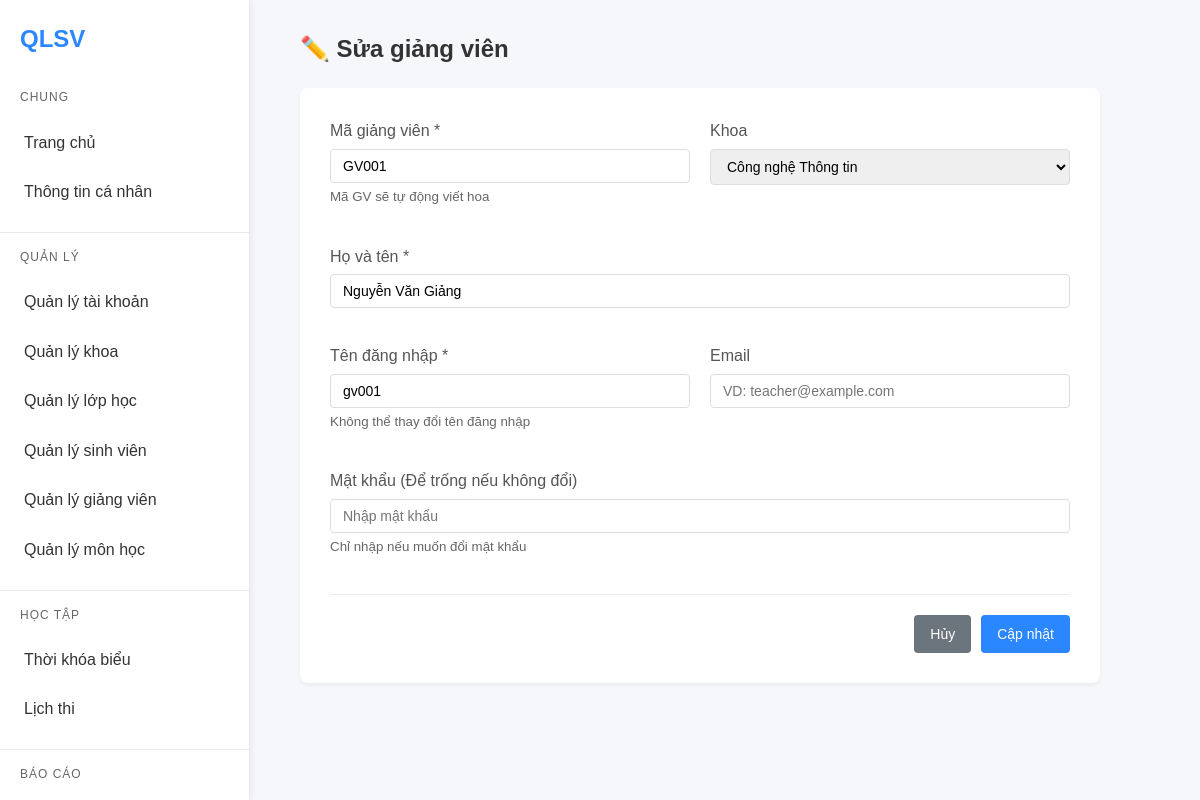
Screenshot of /teacher/form.php?id=1 (signed in) with the database file from the repository.
### tables this page shows
CREATE TABLE teachers (
    id INT AUTO_INCREMENT PRIMARY KEY,
    teacher_code VARCHAR(20) UNIQUE NOT NULL,
    user_id INT,
    full_name VARCHAR(100) NOT NULL,
    department_id INT,
    created_at TIMESTAMP DEFAULT CURRENT_TIMESTAMP,
    FOREIGN KEY (user_id) REFERENCES users(id),
    FOREIGN KEY (department_id) REFERENCES departments(id)
);

CREATE TABLE departments (
    id INT AUTO_INCREMENT PRIMARY KEY,
    department_code VARCHAR(10) UNIQUE NOT NULL,
    department_name VARCHAR(100) NOT NULL
);

CREATE TABLE users (
    id INT AUTO_INCREMENT PRIMARY KEY,
    username VARCHAR(50) UNIQUE NOT NULL,
    password VARCHAR(255) NOT NULL,
    role ENUM('admin', 'teacher', 'student') NOT NULL,
    email VARCHAR(100),
    created_at TIMESTAMP DEFAULT CURRENT_TIMESTAMP
);

### teacher/form.php (the view, shortened to what this page needs)
<?php
require_once '../connect.php';
$id = $_GET['id'] ?? null;
$departments = mysqli_query($connection, "SELECT * FROM departments ORDER BY department_name");
$teacher = [
    'teacher_code' => '',
    'full_name' => '',
    'department_id' => '',
    'username' => '',
    'email' => '',
    'password' => ''
];
if ($id) {
    $sql = "SELECT t.*, u.username, u.email
            FROM teachers t
            JOIN users u ON t.user_id = u.id
            WHERE t.id = ?";
    $stmt = mysqli_prepare($connection, $sql);
    mysqli_stmt_bind_param($stmt, "i", $id);
    mysqli_stmt_execute($stmt);
    $result = mysqli_stmt_get_result($stmt);
    if ($row = mysqli_fetch_assoc($result)) {
        $teacher = $row;
    }
}
?>
<!DOCTYPE html>
<html lang="vi">
<head>
    <link rel="stylesheet" href="../css/chung.css?v=3">
</head>
<body>
    <div class="sidebar">
        <div class="brand">QLSV</div>
        <div class="nav-section">
            <div class="nav-header">Chung</div>
            <a href="../dashboard.php">Trang chủ</a>
            <a href="../profile.php">Thông tin cá nhân</a>
        </div>
        <div class="nav-section">
            <div class="nav-header">Quản lý</div>
            <a href="../account/list.php">Quản lý tài khoản</a>
            <a href="../department/list.php">Quản lý khoa</a>
            <a href="../classes/list.php">Quản lý lớp học</a>
            <a href="../student/list.php">Quản lý sinh viên</a>
            <a href="list.php">Quản lý giảng viên</a>
            <a href="../subject/list.php">Quản lý môn học</a>
        </div>
        <div class="nav-section">
            <div class="nav-header">Học tập</div>
            <a href="../schedule/index.php">Thời khóa biểu</a>
            <a href="../schedule/lichthi.php">Lịch thi</a>
        </div>
        <div class="nav-section">
            <div class="nav-header">Báo cáo</div>
            <a href="../reports/students.php">Thống kê sinh viên</a>
        </div>
    </div>
    <div class="main">
        <div class="actions">
            <h1><?php echo $id ? '✏️ Sửa giảng viên' : ' Thêm giảng viên'; ?></h1>
        </div>
        <div class="form-container">
            <form method="post" action="form.php<?php echo $id ? '?id='.$id : ''; ?>">
                <div class="form-grid">
                    <div class="form-group">
                        <label for="teacher_code">Mã giảng viên *</label>
                        <input type="text" id="teacher_code" name="teacher_code"
                               value="<?php echo htmlspecialchars($teacher['teacher_code']); ?>"
                               required
                               placeholder="VD: GV001"
                               style="text-transform: uppercase;"
                               <?php echo $id ? 'readonly' : ''; ?>>
                        <small style="color: #666;">Mã GV sẽ tự động viết hoa</small>
                    </div>
                    <div class="form-group">
                        <label for="department_id">Khoa</label>
                        <select id="department_id" name="department_id">
                            <?php
                            mysqli_data_seek($departments, 0);
                            while ($dept = mysqli_fetch_assoc($departments)):
                            ?>
                            <option value="<?php echo $dept['id']; ?>"
                                    <?php echo ($teacher['department_id'] ?? '') == $dept['id'] ? 'selected' : ''; ?>>
                                <?php echo htmlspecialchars($dept['department_name']); ?>
                            </option>
                            <?php endwhile; ?>
                        </select>
                    </div>
                    <div class="form-group form-full">
                        <label for="full_name">Họ và tên *</label>
                        <input type="text" id="full_name" name="full_name"
                               value="<?php echo htmlspecialchars($teacher['full_name']); ?>"
                               required
                               placeholder="VD: Nguyễn Văn A">
                    </div>
                    <div class="form-group">
                        <label for="username">Tên đăng nhập *</label>
                        <input type="text" id="username" name="username"
                               value="<?php echo htmlspecialchars($teacher['username']); ?>"
                               required
                               placeholder="VD: gv001"
                               <?php echo $id ? 'readonly' : ''; ?>>
                        <?php if ($id): ?>
                        <small style="color: #666;">Không thể thay đổi tên đăng nhập</small>
                        <?php endif; ?>
                    </div>
                    <div class="form-group">
                        <label for="email">Email</label>
                        <input type="email" id="email" name="email"
                               value="<?php echo htmlspecialchars($teacher['email'] ?? ''); ?>"
                               placeholder="VD: teacher@example.com">
                    </div>
                    <div class="form-group form-full">
                        <label for="password">Mật khẩu <?php echo $id ? '(Để trống nếu không đổi)' : '*'; ?></label>
                        <input type="text" id="password" name="password"
                               placeholder="Nhập mật khẩu"
                               <?php echo !$id ? 'required' : ''; ?>>
                        <small style="color: #666;">
                            <?php if ($id): ?>
                            Chỉ nhập nếu muốn đổi mật khẩu
                            <?php else: ?>
                            Mật khẩu mặc định cho giảng viên mới
                            <?php endif; ?>
                        </small>
                    </div>
                </div>
                <div class="form-actions">
                    <a href="list.php" class="btn btn-secondary">Hủy</a>
                    <button type="submit" class="btn btn-primary">
                        <?php echo $id ? 'Cập nhật' : 'Thêm giảng viên'; ?>
                    </button>
                </div>
            </form>
        </div>
    </div>
</body>
</html>

### css/chung.css (style rules this page uses)
* { margin: 0; padding: 0; box-sizing: border-box; }
body { font-family: Arial, Helvetica, sans-serif; background: #f5f7fa; line-height: 1.6; color: #333; min-height: 100vh; }
.sidebar { position: fixed !important; left: 0; top: 0; width: 250px !important; height: 100vh !important; background: #fff; border-right: 1px solid #e6e9ee; padding-top: 20px; z-index: 1000; overflow-y: auto; box-shadow: 2px 0 5px rgba(0,0,0,0.05); }
.main { margin-left: 270px !important; padding: 30px; min-height: 100vh; }
.brand { font-weight: bold !important; padding: 0 20px 20px !important; color: #2b87ff !important; font-size: 24px !important; }
.sidebar a { display: block !important; padding: 12px 20px !important; color: #333 !important; text-decoration: none !important; border-left: 4px solid transparent !important; transition: all 0.3s ease !important; }
.actions { display: flex; justify-content: space-between; align-items: center; margin-bottom: 20px; flex-wrap: wrap; gap: 15px; }
.actions h1 { margin: 0; }
.nav-section { margin-bottom: 15px; border-bottom: 1px solid #e6e9ee; padding-bottom: 15px; }
.nav-header { padding: 0 20px; color: #666; font-size: 12px; text-transform: uppercase; letter-spacing: 1px; margin: 10px 0; }
h1 { color: #333; margin-bottom: 20px; font-size: 24px; }
.form-group { margin-bottom: 15px; }
.form-group label { display: block; margin-bottom: 5px; color: #555; font-weight: 500; }
input[type="text"], input[type="password"], input[type="email"], input[type="number"], input[type="date"], select, textarea { width: 100%; padding: 8px 12px; border: 1px solid #ddd; border-radius: 4px; font-size: 14px; transition: border-color 0.3s ease; }
.btn { display: inline-block; padding: 8px 16px; border: none; border-radius: 4px; cursor: pointer; font-size: 14px; font-weight: 500; text-decoration: none; transition: background-color 0.3s ease; }
.btn-primary { background: #2b87ff; color: white; }
.btn-secondary { background: #6c757d; color: white; }

### teacher/form.php (style rules this page uses)
.form-container { max-width: 800px; background: white; padding: 30px; border-radius: 8px; box-shadow: 0 2px 4px rgba(0,0,0,0.05); }
.form-grid { display: grid; grid-template-columns: repeat(2, 1fr); gap: 20px; }
.form-full { grid-column: 1 / -1; }
.form-actions { margin-top: 20px; padding-top: 20px; border-top: 1px solid #eee; display: flex; justify-content: flex-end; gap: 10px; }

### rows the page displays
teachers: teacher_code "GV001", department_id "Công nghệ Thông tin", full_name "Nguyễn Văn Giảng", username "gv001"
